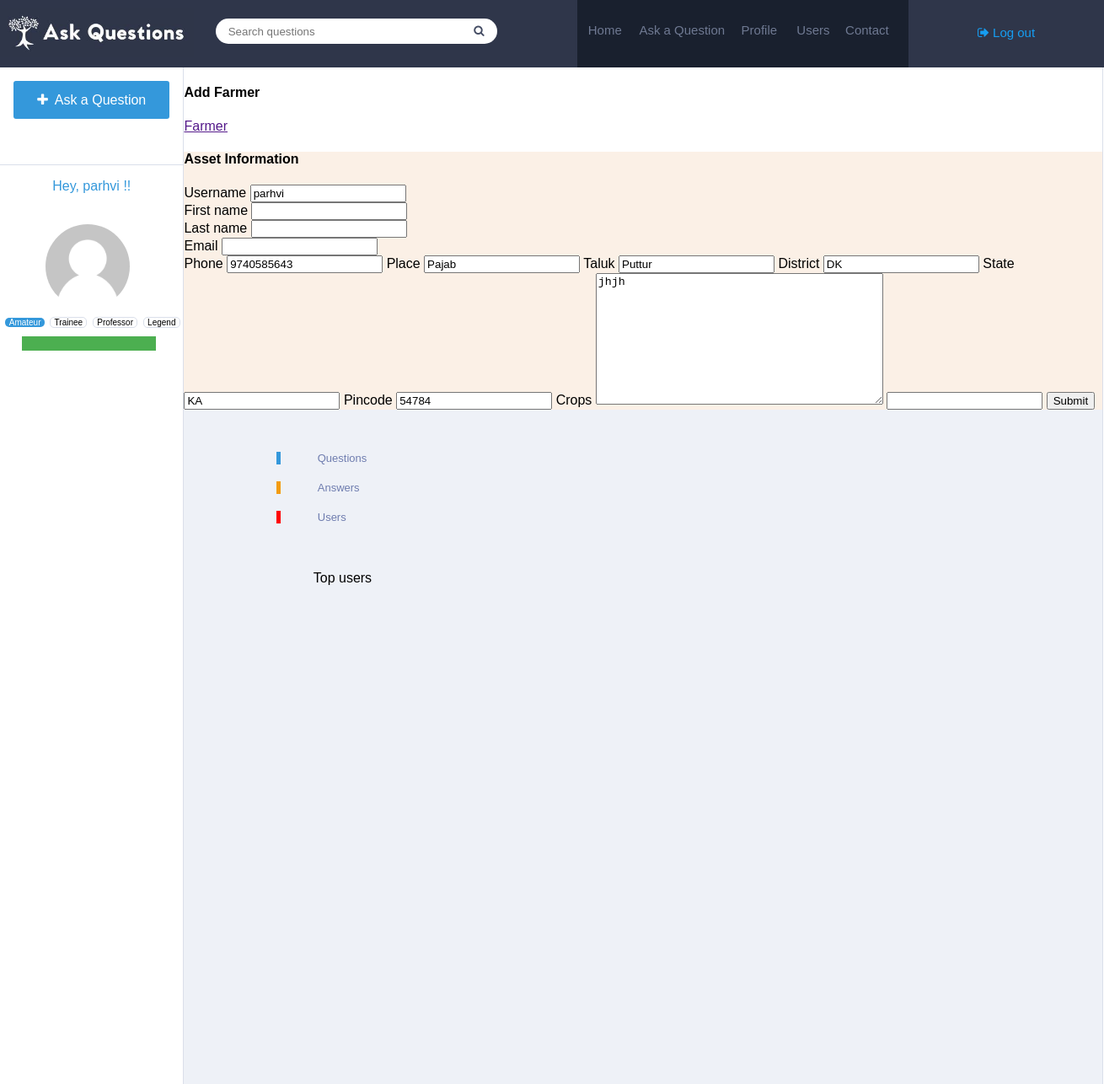
Screenshot of /updatefarmer/1/ (signed in) with the database file from the repository.
### farmer/models.py (models this page shows, shortened)
class Farmer(models.Model):
    user=models.ForeignKey(User, on_delete=models.CASCADE)
    phone = models.CharField(max_length=10)
    place = models.CharField(max_length=30)
    taluk = models.CharField(max_length=30)
    district = models.CharField(max_length=30)
    state = models.CharField(max_length=30)
    pincode = models.CharField(max_length=6)
    crops = models.TextField(max_length=40)

### farmer/views.py (the view, shortened to what this page needs)
# urls.py: path('updatefarmer/<id>/',views.updateFarmer,name="UpdateFarmer"),
def updateFarmer(request,id):
    farmer = Farmer.objects.get(id=id)
    user = farmer.user
    user_form = FarmerUpdateForm(instance=user)
    farmer_form =FarmerCreationForm(instance=farmer)
    return render(request,'farmer/addfarmer.html',{
        'u_form':user_form,
        'f_form':farmer_form,
    }
    )

### farmer/forms.py
class FarmerUpdateForm(forms.ModelForm):
    email = forms.EmailField(required=True)
    first_name = forms.CharField(max_length=20)
    last_name = forms.CharField(max_length=20)
    class Meta:
        model = User
        fields = ("username","first_name","last_name" ,"email")

class FarmerCreationForm(forms.ModelForm):
    def phone_validation(phone_no):
        if len(phone_no) != 10:
            raise ValidationError("Invalid Phone Number!")
    phone = forms.CharField(max_length=10,validators=[phone_validation])
    class Meta:
        model = Farmer
        fields = ('phone','place','taluk','district','state','pincode','crops')
        widgets ={}

### farmer/templates/farmer/addfarmer.html (shortened to what this page needs)
{% extends 'farmer/base.html' %}
{% load widget_tweaks %}
{% block content %}
<div class="row">
    <div class="col-sm-8 col-5">
        <h4 class="page-title">Add Farmer</h4>
    </div>
    <div class="col-sm-4 col-7 text-right m-b-30">
        <a href="" class="btn btn-primary btn-rounded float-right">Farmer</a>
    </div>
</div>
<div class="row" style="margin-left: auto;">
    <div class="col-md-8">
        <div class="card-box" style="background-color: rgba(250, 234, 220, 0.701);">
            <h4 class="card-title">Asset Information</h4>
                <form action=""method="post">
                    {% for uf in u_form  %}
                    {{uf.label}}
                    {{uf|add_class:'form-control'}}
                    <br>
                    {% endfor %}
                {% for ff in f_form %}
                {{ff.label}}
                {{ff|add_class:'form-control'}}
                {% endfor %}
                <input type="text" class="form-control" id="">
                    <input type="submit" class="btn btn-primary"value="Submit">
                </form>
</div>
</div>
{% endblock content %}

### farmer/templates/farmer/base.html (shortened to what this page needs)
{% load static %}
<html>
<head>
<link rel='stylesheet' href='{% static "farmer/css/index.css" %}'>
<link rel="stylesheet" href="https://cdnjs.cloudflare.com/ajax/libs/font-awesome/4.7.0/css/font-awesome.min.css">
</head>
<body>
	<div class="navbar">
		<div class="logo">
			<img src='{% static "farmer/image/Logo.jpg" %}' style="width: 230px; margin-top: 10px;" />
		</div>
		<div class="search">
			<div style="margin-top: 22px; margin-left: 22.5%;">
			<form method='GET' action=''>
			<input type='text' name='q' placeholder='Search questions' value='{{request.GET.q }}' id="search1"/>
			<button type='submit' id="search2"><i class="fa fa-search" aria-hidden="true"></i></button>
			</form>
			</div>
		</div>
		<div class="navlinks">
			<h6><a href="{% url "Home" %}">Home</a></h6> <h6 style="width: 30%;"><a href="{% url "Home" %}">Ask a Question</a></h6> <h6><a href="{% url "Home" %}">Profile</a></h6> <h6><a href="{% url "Home" %}">Users</a></h6> <h6><a>Contact</a></h6>
		</div>
		<div class="login" style="font-size: 15px;">
			{% if request.user.is_authenticated %}
			<p><a href="{% url "Home" %}"><i class="fa fa-sign-out" aria-hidden="true"></i> Log out</a></p>
			{% else %}
			<p><a href="{% url "login" %}"><i class="fa fa-sign-in" aria-hidden="true"></i> Log in / Register</a></p>
			{%endif %}
		</div>
	</div>
	<div class="main">
		<div class="links">
			<div id="ask-cont">
			<a href="{% url "Home" %}" style="text-decoration: none;"><p class="ask"><i class="fa fa-plus" aria-hidden="true"></i>&nbsp Ask a Question</p></a>
			</div>
			{% if request.user.is_authenticated %}
			<p style="color: #3498db;text-align: center;">Hey, {{ request.user }} !!</p>
			{% if profile.image %}
			<img src='{{ profile.image.url }}' id="image1"/>
			{% else %}
			<img src='{% static "farmer/image/default_user.png" %}' id="image1"/>
			{% endif %}
			<div class="rank">
			<p style="background-color: #3498db; border:none;color: white">Amateur</p>
			<p >Trainee</p>
			<p >Professor</p>
			<p >Legend</p>
			<div id="myProgress">
			  <div id="myBar" style="width: {{ percent }}%"></div>
			</div>
			</div>
			{% endif %}
		</div>
		<div class="content">
			<table style="width: 100%;border-spacing: 0px;min-height: 100%;">
				<tr>
			{% block content %}
      {% endblock content %}
			<td class="stats" style="padding-top: 30px;vertical-align: top;">
				<div class="bor" style="border-left-color: #3498db">
					<p class="stat_q">Questions</p>
				</div>
				<div class="bor" style="border-left-color: #f39c12;">
					<p class="stat_q">Answers</p>
				</div>
				<div class="bor" style="border-left-color: red;">
					<p class="stat_q">Users</p>
				</div>
				<div class="bor" style="border:none; padding-top: 40px;">
					<p>Top users</p>
				</div>
			</td>
		</tr>
		</table>
		</div>
	</div>
</body>
</html>

### farmer/static/farmer/css/index.css (style rules this page uses)
body { min-width: 1300px; margin: 0px; font-family: sans-serif; }
.navbar { width: 100%; background-color: #2f364a; height:80px; }
.logo { float: left; width:10%; height:100%; }
.search { float: left; height: 100%; width: 42.3%; }
#search1 { float: left; border:none; border-top-left-radius: 50px; border-bottom-left-radius: 50px; height:30px; width:70%; margin-right: 0px; padding-left: 15px; }
#search2 { margin-left: 0px; border:none; border-top-right-radius: 50px; border-bottom-right-radius: 50px; height:30px; margin-right: 0px; background-color: white; padding-right: 15px; color:#444c63; }
.navlinks { float: left; width:30%; background-color: #19202e; height:100%; }
.navlinks h6 { margin-top:27px; float: left; width:16%; text-align: center; margin-left: 0.3%; }
.navlinks h6 a { text-decoration: none; color: #6f7992; font-weight: normal; font-size:15px; }
.login { float: left; height: 100%; width: 17.7%; text-align: center; }
.login p { margin-top: 30px; }
.login a { text-decoration: none; color: #169ef2; }
.main { width: 100%; }
.links { float: left; top:80px; height: 100%; width:16.6%; }
.ask { margin-left: 7.5%; width:85%; height: 31px; border-style: none; border-radius: 3px; background-color: #3498db; color: white; padding-top: 14px; text-align: center; }
#ask-cont { border-bottom-style: solid; border-bottom-color: #dadfea; border-bottom-width: 1px; height:99px; }
.content { float: left; width: 83.2%; border-right-style: solid; border-right-color: #dadfea; border-right-width: 1px; border-left-style: solid; border-left-color: #dadfea; border-left-width: 1px; height: auto; }
.stats { background-color: #eef1f7; width:21%; }
#image1 { width: 100px; height: 100px; border-radius: 50%; margin-top: 20px; margin-left: 25%; }
.rank { margin-left: 2%; }
.rank p { margin-left: 1%; padding-left: 2%; padding-right: 2%; display: inline-block; font-size: 10px; border-style: solid; border-color: #dadfea; border-width: 1px; border-radius: 5px; }
#myProgress { margin-left: 10%; width: 75%; background-color: #ddd; }
#myBar { height: 17px; background-color: #4CAF50; text-align: center; line-height: 30px; color: white; }
.stat_q { font-size: 13px; margin-bottom: 0px; margin-top: 20px; color: #6f7daf; }
.bor { border-left-style: solid; border-left-width: 5px; padding-left: 4%; margin-left: 10%; }

### rows the page displays
Farmer: f_form "9740585643" "Pajab" "Puttur" "DK" "KA" "54784" "jhjh"

### other values shown
{{ request.user }} "parhvi"
{{ uf.label }} "Username" "First name" "Last name" "Email"
{{ ff.label }} "Phone" "Place" "Taluk" "District" "State" "Pincode" "Crops"
